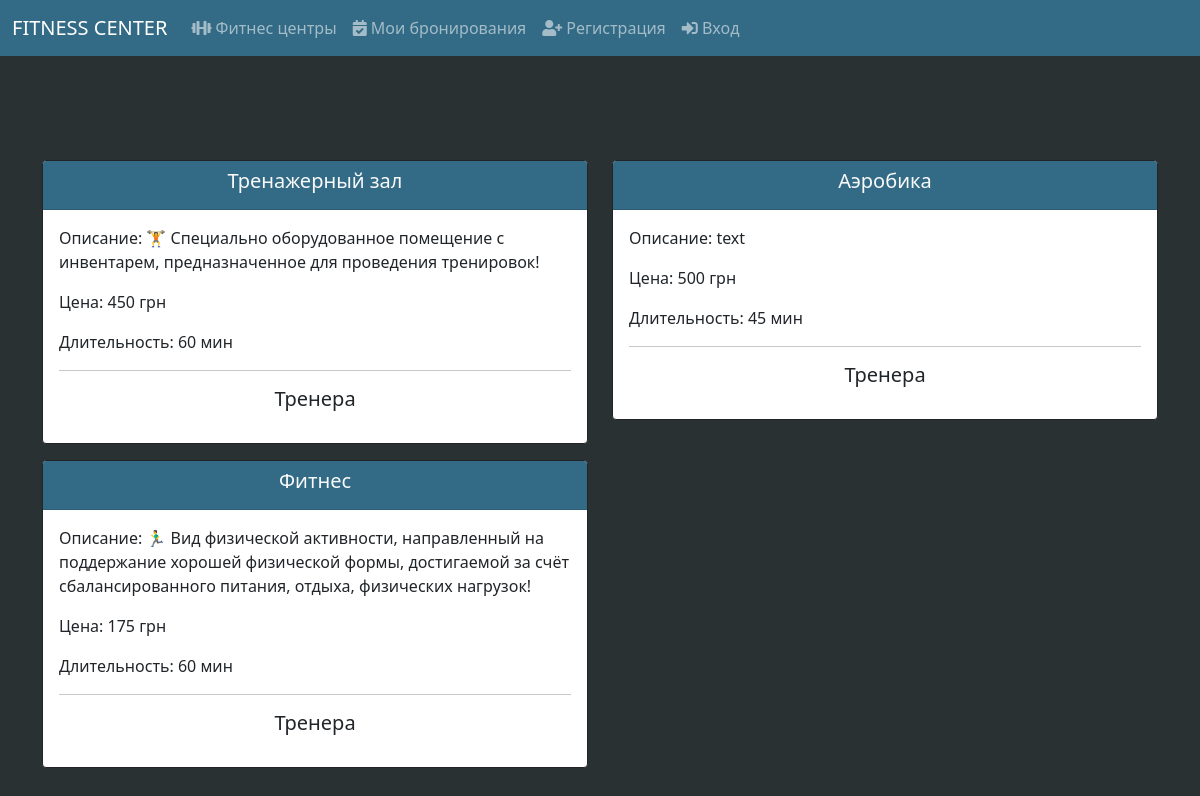
Screenshot of /fitness_center/2/services (signed in) with the database file from the repository.
### Project_utils/models.py (models this page shows, shortened)
class Service(Base):
    __tablename__ = 'services'
    id = Column(Integer, primary_key=True, autoincrement=True, unique=True)
    name = Column(String(50), nullable=False)
    duration = Column(Integer, nullable=False)
    description = Column(String(250), nullable=False)
    price = Column(Integer, nullable=False)
    max_attendees = Column(Integer, nullable=False)

### app.py (the view)
@app.get('/fitness_center/<int:fitness_center_id>/services')
@login_required
def get_services_page(fitness_center_id):
    user = session.get('user')
    services = Project_utils.db_session.query(Service).join(FitnessService,
                                                            Service.id == FitnessService.service_id).join(FitnessCenter,
                                                                                                          FitnessService.fitness_center_id == FitnessCenter.id).filter(
        FitnessService.fitness_center_id == fitness_center_id).all()
    trainers = Project_utils.db_session.query(Trainer).join(TrainerServices,
                                                            Trainer.id == TrainerServices.trainer_id).filter(
        Trainer.fitness_center_id == fitness_center_id).all()
    return render_template('services.html', title='Услуги', services=services, trainers=trainers)

### app.py (called while the page is built)
def login_required(func):
    @wraps(func)
    def wrapper(*args, **kwargs):
        if 'user' not in session:
            return redirect('/login')
        return func(*args, **kwargs)
    return wrapper

### templates/services.html (shortened to what this page needs)
{% extends "base.html" %}
{% block body %}
    <div class="container">
        <div class="row">
            <div class="container mb-5 text-center">
            </div>
        </div>
        <div class="row">
            {% for service in services %}
                <div class="col-6">
                    <div class="card mb-3 border-dark">
                        <div class="card-header text-light" style="background: #336b86">
                            <h5 class="card-title text-center">{{ service.name }}</h5>
                        </div>
                        <div class="card-body">
                            <div class="row">
                                <p class="card-text">Описание: {{ service.description }}</p>
                                <p class="card-text">Цена: {{ service.price }} грн</p>
                                <p class="card-text">Длительность: {{ service.duration }} мин</p>
                            </div>
                            <hr>
                            <div class="row">
                                <h5 class="card-title text-center mb-3">Тренера</h5>
                            </div>
                        </div>
                    </div>
                </div>
            {% endfor %}
        </div>
    </div>
{% endblock %}

### rows the page displays
Service: name "Тренажерный зал", description "🏋️ Специально оборудованное помещение с инвентарем, предназначенное для проведения тренировок!", price "450", duration "60"
Service: name "Аэробика", description "text", price "500", duration "45"
Service: name "Фитнес", description "🏃‍♂️ Вид физической активности, направленный на поддержание хорошей физической формы, достигаемой за счёт сбалансированного питания, отдыха, физических нагрузок!", price "175", duration "60"
